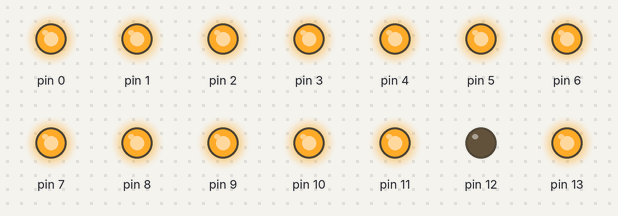
The sketch below on a simulated Arduino Uno, built with avr-gcc and run on an emulated ATmega328P. Shown: output pins drawn as LEDs (lit = HIGH).

Above: at 0.09 s.
At 0.28 s:
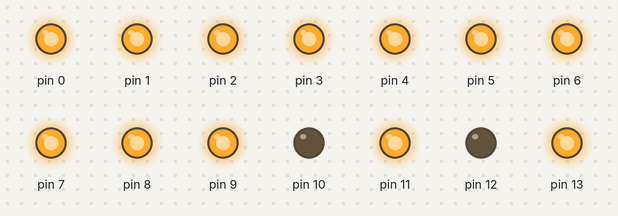
At 1.7 s:
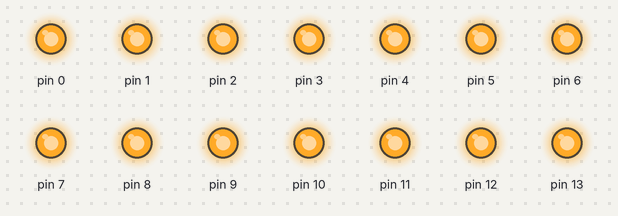
At 3.23 s:
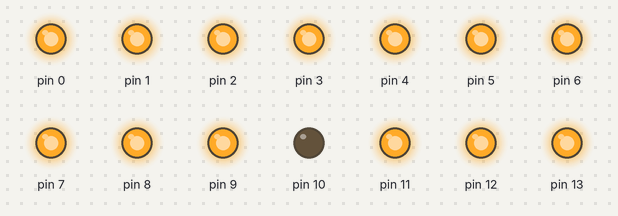
At 6.18 s:
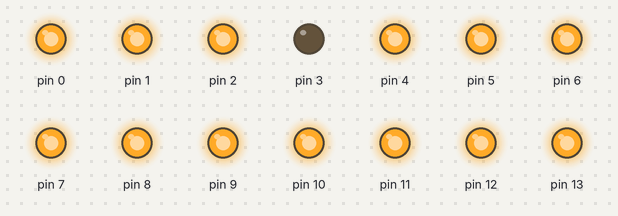
Timing chart, 0 to 6.5 s (numbered marks = the images above):
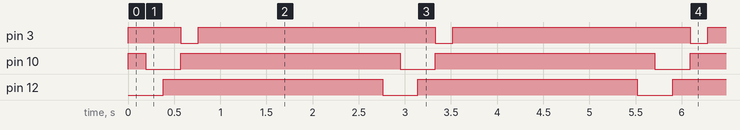

The sketch:

Hadoken_Motion.ino
```cpp
/*
 * DIGITAL PIN  | BUTTON
 * 0            | L2
 * 1            | L1
 * 2            | R2
 * 3            | R1
 * 4            | CIRCLE
 * 5            | CROSS
 * 6            | TRIANGLE
 * 7            | SQUARE
 * 8            | SELECT
 * 9            | START
 * 10           | RIGHT
 * 11           | LEFT
 * 12           | DOWN
 * 13           | UP
 */

int delayBetweenInput = 190;

void setup() {
  pinMode(0, OUTPUT);  digitalWrite(0, HIGH);
  pinMode(1, OUTPUT);  digitalWrite(1, HIGH);
  pinMode(2, OUTPUT);  digitalWrite(2, HIGH);
  pinMode(3, OUTPUT);  digitalWrite(3, HIGH);
  pinMode(4, OUTPUT);  digitalWrite(4, HIGH);
  pinMode(5, OUTPUT);  digitalWrite(5, HIGH);
  pinMode(6, OUTPUT);  digitalWrite(6, HIGH);
  pinMode(7, OUTPUT);  digitalWrite(7, HIGH);
  pinMode(8, OUTPUT);  digitalWrite(8, HIGH);
  pinMode(9, OUTPUT);  digitalWrite(9, HIGH);
  pinMode(10, OUTPUT);  digitalWrite(10, HIGH);
  pinMode(11, OUTPUT);  digitalWrite(11, HIGH);
  pinMode(12, OUTPUT);  digitalWrite(12, HIGH);
  pinMode(13, OUTPUT);  digitalWrite(13, HIGH);

}

void loop() {
  digitalWrite(12, LOW);
  delay(delayBetweenInput);
  digitalWrite(10, LOW);
  delay(delayBetweenInput);
  digitalWrite(12, HIGH);
  delay(delayBetweenInput);
  digitalWrite(10, HIGH);
  digitalWrite(3, LOW);
  delay(delayBetweenInput);
  digitalWrite(3, HIGH);
  delay(2000);
}
```

Measured:
- by itself, pin 3: alternates HIGH for 2.6 s and LOW for 0.19 s
- by itself, pin 10, pin 12: alternates HIGH for 2.4 s and LOW for 0.38 s
- by itself, everything shown: repeats every 2.8 s, in 5 steps
